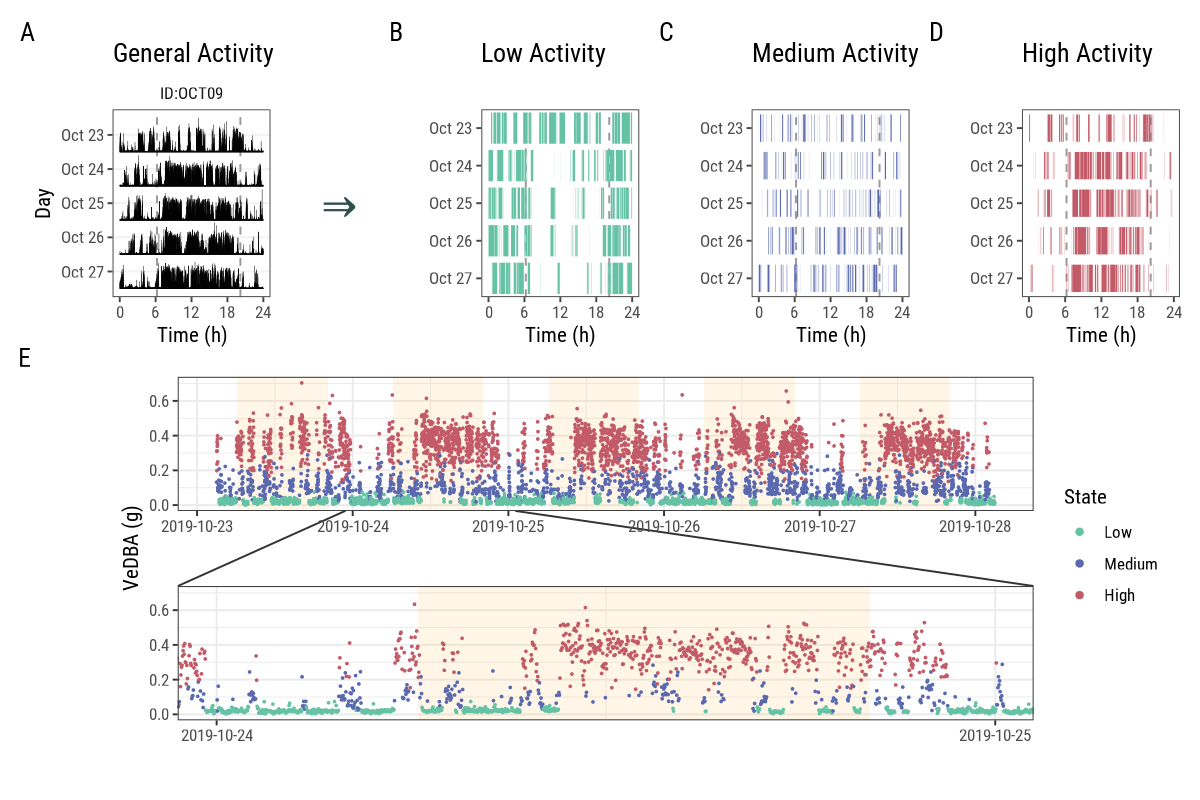

Recreate this plot in R.
library(patchwork)
require(egg)
library(dplyr)
library(showtext)
library(lubridate)
library(scales)
library(showtext)
library(grid)
library(momentuHMM)
library(patchwork)
library(ggforce)
source("utils/function_actogram.R")
source("utils/stat-bar-tile-etho.R") # From ggetho
source("utils/stat-tile-etho.R") # From ggetho 
source("utils/tuco_theme.R")
source("utils/sunriset.R")


# Read Data ---------------------------------------------------------------
tuco = readRDS("data/tuco_processed.rds")
tuco$season = dplyr::recode(tuco$season,
                            March = "Autumn",
                            July = "Winter",
                            October = "Spring",
                            February = "Summer")

levels(tuco$ID) = paste0("ID:", levels(tuco$ID))
tuco$ID = droplevels(tuco$ID)
sunriset_season = calc_sunriset(tuco)


# Decode HMM state -------------------------------------------------------------
m2 = readRDS("HMM/m2.rds")
decoded = viterbi(m2)
tuco$state = factor(decoded, labels = c("Low","Medium","High"))


# VeDBA Actograms ---------------------------------------------------------
actograms_vedba = tuco %>% filter(ID == "ID:OCT09" & day_number <= 5) %>% 
    ggplot(aes(x = time, y = day_number)) +
    geom_vline(data = sunriset %>% filter(ID == "ID:OCT09"), 
               aes(xintercept = dawn), color = "grey60", linetype = 2, size = 0.5) +
    geom_vline(data = sunriset %>% filter(ID == "ID:OCT09"),
               aes(xintercept = dusk),  color = "grey60", linetype = 2, size = 0.5) +
    geom_bar_tile(mapping = aes(height = vedba), width = 1, color = "black") +
    scale_x_continuous(limits = c(0, 1440), breaks = c(0,360,720,1080,1440), labels = c(0,6,12,18,24)) +
    scale_y_continuous(trans = "reverse", breaks = 1:5) +
    facet_wrap(~ID, scales = "free_y", ncol = 3) +
    ggtitle("General Activity") +
    xlab("Time (h)") +
    ylab("")+
    theme(panel.grid.major.y = element_line(color = "grey95"))



# Data Processing for State Actograms ----------------------------------------------
# For plotting states actograms we use a ggplot::linerange that creates a thick
# line between representing the duration of the behavior.
# In order to do that we first need to get start and end times of the states
# using RLE.

# Do Running Length Decoding to get Start and End of Activity
act_rle = tuco %>%
    group_by(ID) %>%
    summarise(status = rle(as.vector(state))$values,
              length = rle(as.vector(state))$lengths) %>%
    ungroup() %>% 
    mutate(end = cumsum(length),
           start = end - length + 1)

act_rle = act_rle %>% 
    group_by(ID) %>% 
    summarise(
        status = status,
        start = start,
        end = end,
        start_datetime = (tuco$datetime[start]),
        end_datetime = (tuco$datetime[end]))

# For plotting segments that cross the boundary between days we need to split
# these segments into two smaller segments, one for each day. 
across_index = which(as_date(act_rle$start_datetime) != as_date(act_rle$end_datetime),)

first_segment = 
    act_rle[across_index,] %>% 
    mutate(old_end_datetime = end_datetime,
           end_datetime = as_datetime(paste0(as_date(start_datetime), "23:59:59"),
                                      tz = "America/Argentina/La_Rioja"),
           old_end_datetime = NULL)

second_segment = 
    act_rle[across_index,] %>% 
    mutate(old_start_datetime = start_datetime,
           start_datetime = as_datetime(paste0(as_date(end_datetime), "00:00:00"),
                                        tz = "America/Argentina/La_Rioja"),
           old_start_datetime = NULL)

# Join new segments into previous dataframe
# Create new columns splitting date and time
act_rle = act_rle[-across_index,] %>% 
    rbind(first_segment) %>%
    rbind(second_segment) %>%
    group_by(ID) %>%
    mutate(start_date = lubridate::as_date(start_datetime),
           end_date = lubridate::as_date(end_datetime),
           start_time = lubridate::hour(start_datetime) * 60 + lubridate::minute(start_datetime),
           end_time =  lubridate::hour(end_datetime) * 60 + lubridate::minute(end_datetime),
           day_number = data.table::frank(start_date, ties.method = "dense")
    ) %>% 
    ungroup()



# Plot State Actograms ----------------------------------------------------
actograms_low = act_rle %>%
    filter(ID == "ID:OCT09" & status == "Low" & day_number <= 5) %>% 
    ggplot() +
    geom_vline(data = sunriset %>% filter(ID == "ID:OCT09"), 
               aes(xintercept = dawn), color = "grey60", linetype = 2, size = 0.5) +
    geom_vline(data = sunriset %>% filter(ID == "ID:OCT09"),
               aes(xintercept = dusk),  color = "grey60", linetype = 2, size = 0.5) +
    geom_linerange(aes(y = day_number,
                       xmin = start_time,
                       xmax = end_time,
                       color = status),
                   size = 7) +
    scale_y_continuous(trans = "reverse", breaks = 1:5, expand = c(0.1, 0.1)) +
    scale_x_continuous(breaks = c(0, 360, 720, 1080, 1440), 
                       labels = c(0, 6, 12, 18, 24)) +
    scale_color_manual(values = tuco_pal) +
    #facet_wrap(vars(ID), ncol = 4) +
    theme(legend.position = "none") +
    ggtitle("Low Activity") +
    xlab("Time (h)") +
    ylab("")

actograms_medium = act_rle %>%
    filter(ID == "ID:OCT09" & status == "Medium" & day_number <= 5) %>% 
    ggplot() +
    geom_vline(data = sunriset %>% filter(ID == "ID:OCT09"), 
               aes(xintercept = dawn), color = "grey60", linetype = 2, size = 0.5) +
    geom_vline(data = sunriset %>% filter(ID == "ID:OCT09"),
               aes(xintercept = dusk),  color = "grey60", linetype = 2, size = 0.5) +
    geom_linerange(aes(y = day_number,
                       xmin = start_time,
                       xmax = end_time,
                       color = status),
                   size = 7) +
    scale_y_continuous(trans = "reverse", breaks = 1:5, expand = c(0.1, 0.1)) +
    scale_x_continuous(breaks = c(0, 360, 720, 1080, 1440), 
                       labels = c(0, 6, 12, 18, 24)) +
    scale_color_manual(values = tuco_pal) +
    #facet_wrap(vars(ID), ncol = 4) +
    theme(legend.position = "none") +
    ggtitle("Medium Activity") +
    xlab("Time (h)") +
    ylab("")

actograms_high = act_rle %>%
    filter(ID == "ID:OCT09" & status == "High" & day_number <= 5) %>% 
    ggplot() +
    geom_vline(data = sunriset %>% filter(ID == "ID:OCT09"), 
               aes(xintercept = dawn), color = "grey60", linetype = 2, size = 0.5) +
    geom_vline(data = sunriset %>% filter(ID == "ID:OCT09"),
               aes(xintercept = dusk),  color = "grey60", linetype = 2, size = 0.5) +
    geom_linerange(aes(y = day_number,
                       xmin = start_time,
                       xmax = end_time,
                       color = status),
                   size = 7) +
    scale_y_continuous(trans = "reverse", breaks = 1:5, expand = c(0.1, 0.1)) +
    scale_x_continuous(breaks = c(0, 360, 720, 1080, 1440), 
                       labels = c(0, 6, 12, 18, 24)) +
    scale_color_manual(values = tuco_pal) +
    #facet_wrap(vars(ID), ncol = 4) +
    theme(legend.position = "none") +
    ggtitle("High Activity") +
    xlab("Time (h)") +
    ylab("")



# Select one tuco for a closer TS example ---------------------------------
tuco_selected = tuco %>% filter(ID == "ID:OCT09")
remove_facet = theme(strip.text.x = element_blank(),
                     plot.title = element_text(size=12))

# Time Series
tuco_selected = tuco_selected[day_number <= 5]
sunriset_oct09 = data.frame(date = unique(as_date(tuco_selected$datetime))) %>% 
    mutate(dawn = sunriset %>% filter(ID == "ID:OCT09") %>% pull(dawn),
           dusk = sunriset %>% filter(ID == "ID:OCT09") %>% pull(dusk),
           dawn = lubridate::ymd_hm(paste0(date,
                                           " ",
                                           stringr::str_pad(dawn %/% 60, 2, pad = "0"),
                                           ":",
                                           stringr::str_pad(as.integer(dawn %% 60), 2, pad = "0"))
           ),
           dusk = lubridate::ymd_hm(paste0(date,
                                           " ",
                                           stringr::str_pad(dusk %/% 60, 2, pad = "0"),
                                           ":",
                                           stringr::str_pad(as.integer(dusk %% 60), 2, pad = "0"))
           )
    )

ts_vedba_zoom =
    ggplot(tuco_selected) +
    geom_rect(data = sunriset_oct09,
              aes(xmin = dusk,
                  xmax = dawn,
                  ymin = -Inf,
                  ymax = Inf),
              fill = "orange",
              alpha = 0.09) +
    geom_point(aes(datetime, vedba, color = state), size = 0.3) + 
    xlab("") +
    ylab("VeDBA (g)") +
    scale_x_datetime(date_breaks = "1 day") +
    scale_color_manual(values = tuco_pal[1:3],
                       labels = c("Low", "Medium", "High")) +
    labs(color = "State") +
    guides(colour = guide_legend(override.aes = list(size=1.5))) +
    ggforce::facet_zoom(zoom.size = 1,
                        show.area = F,
                        horizontal = FALSE,
                        xlim = c(ymd_hm("2019-10-24 00:00"),
                                 ymd_hm("2019-10-24 23:59"))) +
    theme_bw() +
    theme(text = element_text(size = 16,
                              family = "roboto")) + 
    theme(strip.background = element_rect(fill = "white"))


# Create Mosaic Plot -----------------------------------------------------------
design = "
112334455
666666666
666666666
666666666
"

fig_04 = actograms_vedba +
    wrap_elements(grid::textGrob(" ⇒",
                                 gp = gpar(fontsize=35, col="#2F4F4F", 
                                           fontfamily = "Sans")), 
                  ignore_tag = T) +
    actograms_low +
    actograms_medium + 
    actograms_high +
    wrap_elements(ts_vedba_zoom) +                 
    plot_layout(design = design, heights = c(3, 1.8)) + 
    plot_annotation(tag_levels = 'A') +
    theme(plot.tag.position = c(0, 1),
          plot.tag = element_text(hjust = 0, vjust = 0))

ggsave(filename = "plots/fig_04.png",
       plot = fig_04,
       device = "png",
       dpi = 132,
       width = 1200,
       height = 800,
       units = "px",
       bg = "white")

